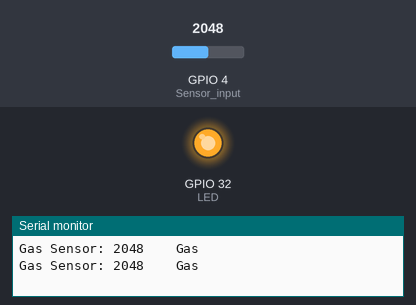
Bench run of a sketch on a simulated ESP32. Shown: output pins drawn as LEDs (lit = HIGH), the last lines printed to the serial monitor. The test bench sets the inputs (shaded band); at power-on: GPIO 4 (Sensor_input) = 2048.

Above: at 1.8 s.
1.9 s: GPIO 4 (Sensor_input) set to 1864
3.4 s: GPIO 4 (Sensor_input) set to 1762
At 5.2 s:
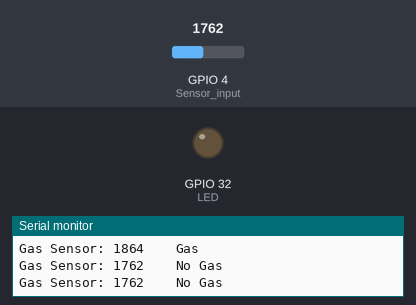
5.5 s: GPIO 4 (Sensor_input) set to 1840
At 6.7 s:
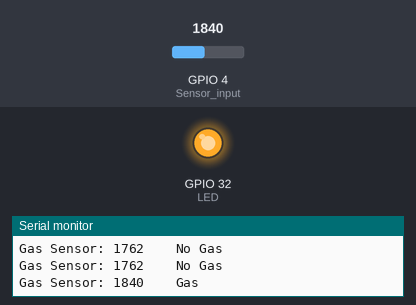
7.5 s: GPIO 4 (Sensor_input) set to 1760
At 9.4 s:
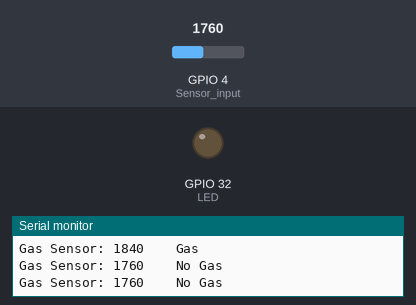
Timing chart, 0 to 10.5 s (numbered marks = the images above; inputs shaded):
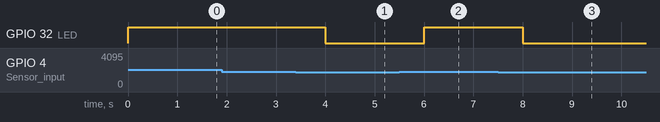

The sketch:

MQ2withESP32.ino
```cpp
 int LED = 32;            /*LED pin defined*/
int Sensor_input = 4;    /*Digital pin 5 for sensor input*/
void setup() {
  Serial.begin(115200);  /*baud rate for serial communication*/
  pinMode(LED, OUTPUT);  /*LED set as Output*/
}
void loop() {
  int sensor_Aout = analogRead(Sensor_input);  /*Analog value read function*/
  Serial.print("Gas Sensor: ");
  Serial.print(sensor_Aout);   /*Read value printed*/
  Serial.print("\t");
  Serial.print("\t");
  if (sensor_Aout > 1800) {    /*if condition with threshold 1800*/
    Serial.println("Gas");
    digitalWrite (LED, HIGH) ; /*LED set HIGH if Gas detected */
  }
  else {
    Serial.println("No Gas");
    digitalWrite (LED, LOW) ;  /*LED set LOW if NO Gas detected */
  }
  delay(1000);                 /*DELAY of 1 sec*/
}
```

Measured:
- the behaviour switches between 1801 and 1800 on GPIO 4 (Sensor_input) (found by bisection; images 0 and 1)
- after the input at 3.4 s, GPIO 32 (LED): HIGH → LOW after 0.60 s
- after the input at 5.5 s, GPIO 32 (LED): LOW → HIGH after 0.50 s
- after the input at 7.5 s, GPIO 32 (LED): HIGH → LOW after 0.50 s
